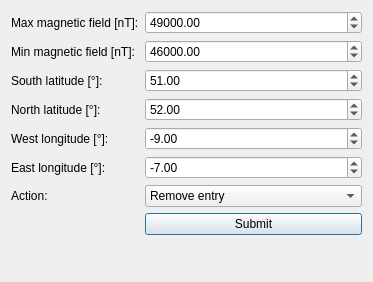
<?xml version="1.0" encoding="UTF-8"?>
<ui version="4.0">
 <class>RemoveOutlierDialog</class>
 <widget class="QDialog" name="RemoveOutlierDialog">
  <property name="geometry">
   <rect>
    <x>0</x>
    <y>0</y>
    <width>373</width>
    <height>282</height>
   </rect>
  </property>
  <property name="windowTitle">
   <string>Outlier handeling</string>
  </property>
  <layout class="QFormLayout" name="formLayout">
   <item row="0" column="0">
    <widget class="QLabel" name="label">
     <property name="text">
      <string>Max magnetic field [nT]:</string>
     </property>
    </widget>
   </item>
   <item row="0" column="1">
    <widget class="QDoubleSpinBox" name="doubleSpinBox_maxMagField">
     <property name="maximum">
      <double>1000000.000000000000000</double>
     </property>
     <property name="singleStep">
      <double>0.000100000000000</double>
     </property>
     <property name="value">
      <double>49000.000000000000000</double>
     </property>
    </widget>
   </item>
   <item row="1" column="0">
    <widget class="QLabel" name="label_2">
     <property name="text">
      <string>Min magnetic field [nT]:</string>
     </property>
    </widget>
   </item>
   <item row="1" column="1">
    <widget class="QDoubleSpinBox" name="doubleSpinBox_minMagField">
     <property name="maximum">
      <double>1000000.000000000000000</double>
     </property>
     <property name="singleStep">
      <double>0.000100000000000</double>
     </property>
     <property name="value">
      <double>46000.000000000000000</double>
     </property>
    </widget>
   </item>
   <item row="2" column="0">
    <widget class="QLabel" name="label_5">
     <property name="text">
      <string>South latitude [°]:</string>
     </property>
    </widget>
   </item>
   <item row="2" column="1">
    <widget class="QDoubleSpinBox" name="doubleSpinBox_minLat">
     <property name="minimum">
      <double>-90.000000000000000</double>
     </property>
     <property name="maximum">
      <double>90.000000000000000</double>
     </property>
     <property name="singleStep">
      <double>0.100000000000000</double>
     </property>
     <property name="value">
      <double>51.000000000000000</double>
     </property>
    </widget>
   </item>
   <item row="3" column="0">
    <widget class="QLabel" name="label_6">
     <property name="text">
      <string>North latitude [°]:</string>
     </property>
    </widget>
   </item>
   <item row="3" column="1">
    <widget class="QDoubleSpinBox" name="doubleSpinBox_maxLat">
     <property name="minimum">
      <double>-90.000000000000000</double>
     </property>
     <property name="maximum">
      <double>90.000000000000000</double>
     </property>
     <property name="singleStep">
      <double>0.100000000000000</double>
     </property>
     <property name="value">
      <double>52.000000000000000</double>
     </property>
    </widget>
   </item>
   <item row="4" column="0">
    <widget class="QLabel" name="label_4">
     <property name="text">
      <string>West longitude [°]:</string>
     </property>
    </widget>
   </item>
   <item row="4" column="1">
    <widget class="QDoubleSpinBox" name="doubleSpinBox_minLong">
     <property name="minimum">
      <double>-180.000000000000000</double>
     </property>
     <property name="maximum">
      <double>180.000000000000000</double>
     </property>
     <property name="singleStep">
      <double>0.100000000000000</double>
     </property>
     <property name="value">
      <double>-9.000000000000000</double>
     </property>
    </widget>
   </item>
   <item row="5" column="0">
    <widget class="QLabel" name="label_3">
     <property name="text">
      <string>East longitude [°]:</string>
     </property>
    </widget>
   </item>
   <item row="5" column="1">
    <widget class="QDoubleSpinBox" name="doubleSpinBox_maxLong">
     <property name="minimum">
      <double>-180.000000000000000</double>
     </property>
     <property name="maximum">
      <double>180.000000000000000</double>
     </property>
     <property name="singleStep">
      <double>0.100000000000000</double>
     </property>
     <property name="value">
      <double>-7.000000000000000</double>
     </property>
    </widget>
   </item>
   <item row="6" column="0">
    <widget class="QLabel" name="label_7">
     <property name="text">
      <string>Action:</string>
     </property>
    </widget>
   </item>
   <item row="6" column="1">
    <widget class="QComboBox" name="comboBox">
     <item>
      <property name="text">
       <string>Remove entry</string>
      </property>
     </item>
     <item>
      <property name="text">
       <string>Use last value</string>
      </property>
     </item>
     <item>
      <property name="text">
       <string>Interpolate neighbours</string>
      </property>
     </item>
    </widget>
   </item>
   <item row="7" column="1">
    <widget class="QPushButton" name="submitButton">
     <property name="text">
      <string>Submit</string>
     </property>
    </widget>
   </item>
  </layout>
 </widget>
 <resources/>
 <connections/>
</ui>
